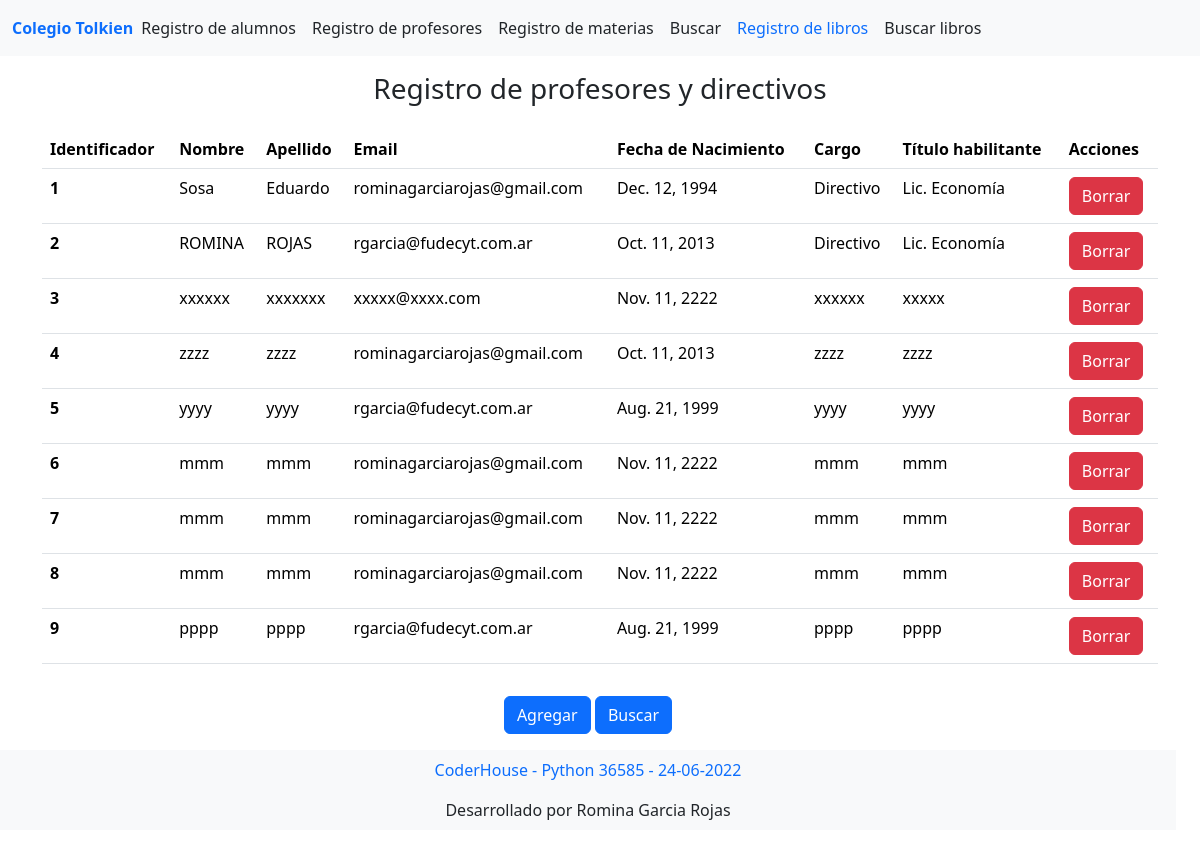
The page /registrop/ on the database as committed earlier.
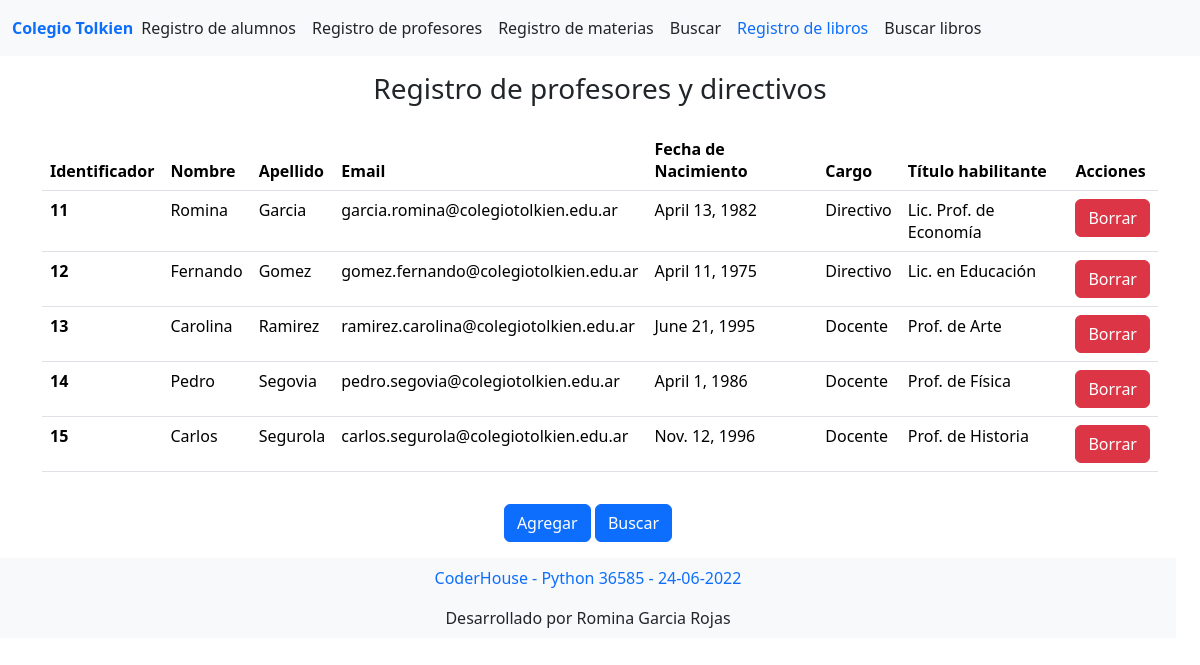
The same page on the database as committed later.
### alumnos/models.py (models this page shows)
class Profesor(models.Model):
    nombre = models.CharField(max_length=100)
    apellido = models.CharField(max_length=100)
    email = models.CharField(max_length=100)
    fecha_nacimiento = models.DateField()
    cargo = models.CharField(max_length=30, default="")
    titulo_habilitante = models.CharField(max_length=100, default="")

### alumnos/views.py (the view)
# urls.py: path('registrop/', views.registrop, name="registrop"),
def registrop(request):
    profesores = Profesor.objects.all()
    template = loader.get_template('alumnos/lista_profesores.html')
    context = {
        'profesores': profesores,
    }
    return HttpResponse(template.render(context, request))

### alumnos/templates/alumnos/lista_profesores.html (shortened to what this page needs)
{% extends "alumnos/index.html" %}
{% load bootstrap5 %}
{% block cuerpo %}
<main>
  <h1 class="fs-3 text text-center text-dark pt-3">Registro de profesores y directivos</h1>
</main>
<div class="container py-3">
    <div class="row">
      <div class="col">
          {% if profesores %}
          <table class="table">
              <thead>
                  <th scope="col">Identificador</th>
                  <th scope="col">Nombre</th>
                  <th scope="col">Apellido</th>
                  <th scope="col">Email</th>
                  <th scope="col">Fecha de Nacimiento</th>
                  <th scope="col">Cargo</th>
                  <th scope="col">Título habilitante</th>
                  <th scope="col">Acciones</th>
              </thead>
              {% for p in profesores %}
              <tbody>
                  <tr>
                      <th scope="row">{{p.id}} </th>
                      <td> {{p.nombre}} </td>
                      <td> {{p.apellido}} </td>
                      <td> {{p.email}} </td>
                      <td> {{p.fecha_nacimiento}} </td>
                      <td> {{p.cargo}}</td>
                      <td> {{p.titulo_habilitante}}</td>
                      {% url 'borrarp' identificador=p.id as borrarp_url %}
                      <td>{% bootstrap_button "Borrar" size="sm" button_class="btn-danger" button_type="link" href=borrarp_url %}</td>
                  </tr>
              </tbody>
              {% endfor %}
          </table>
          {% else %}
              <p>No tienes profesores cargados</p>
          {% endif %}
      </div>
    </div>
  </div>
  <div class="row text-center w-100">
      <div class="col pb-3">
        {% url 'agregarp' as agregarp_url %}
        {% url 'buscarp' as buscarp_url %}
        {% bootstrap_button "Agregar" button_class="btn-primary" button_type="link" href=agregarp_url %}
        {% bootstrap_button "Buscar" button_class="btn-primary" button_type="link" href=buscarp_url %}
      <div>
    <div>
<div class="py-3">
{% endblock %}

Rows that differ between the two databases and show on the page:
removed Profesor: id "1", nombre "Sosa", apellido "Eduardo", email "rominagarciarojas@gmail.com", fecha_nacimiento "Dec. 12, 1994", cargo "Directivo", titulo_habilitante "Lic. Economía", bootstrap_button "Borrar"
removed Profesor: id "2", nombre "ROMINA", apellido "ROJAS", email "rgarcia@fudecyt.com.ar", fecha_nacimiento "Oct. 11, 2013", cargo "Directivo", titulo_habilitante "Lic. Economía", bootstrap_button "Borrar"
removed Profesor: id "3", nombre "xxxxxx", apellido "xxxxxxx", email "xxxxx@xxxx.com", fecha_nacimiento "Nov. 11, 2222", cargo "xxxxxx", titulo_habilitante "xxxxx", bootstrap_button "Borrar"
removed Profesor: id "4", nombre "zzzz", apellido "zzzz", email "rominagarciarojas@gmail.com", fecha_nacimiento "Oct. 11, 2013", cargo "zzzz", titulo_habilitante "zzzz", bootstrap_button "Borrar"
removed Profesor: id "5", nombre "yyyy", apellido "yyyy", email "rgarcia@fudecyt.com.ar", fecha_nacimiento "Aug. 21, 1999", cargo "yyyy", titulo_habilitante "yyyy", bootstrap_button "Borrar"
removed Profesor: id "6", nombre "mmm", apellido "mmm", email "rominagarciarojas@gmail.com", fecha_nacimiento "Nov. 11, 2222", cargo "mmm", titulo_habilitante "mmm", bootstrap_button "Borrar"
removed Profesor: id "7", nombre "mmm", apellido "mmm", email "rominagarciarojas@gmail.com", fecha_nacimiento "Nov. 11, 2222", cargo "mmm", titulo_habilitante "mmm", bootstrap_button "Borrar"
removed Profesor: id "8", nombre "mmm", apellido "mmm", email "rominagarciarojas@gmail.com", fecha_nacimiento "Nov. 11, 2222", cargo "mmm", titulo_habilitante "mmm", bootstrap_button "Borrar"
removed Profesor: id "9", nombre "pppp", apellido "pppp", email "rgarcia@fudecyt.com.ar", fecha_nacimiento "Aug. 21, 1999", cargo "pppp", titulo_habilitante "pppp", bootstrap_button "Borrar"
added Profesor: id "11", nombre "Romina", apellido "Garcia", email "garcia.romina@colegiotolkien.edu.ar", fecha_nacimiento "April 13, 1982", cargo "Directivo", titulo_habilitante "Lic. Prof. de Economía", bootstrap_button "Borrar"
added Profesor: id "12", nombre "Fernando", apellido "Gomez", email "gomez.fernando@colegiotolkien.edu.ar", fecha_nacimiento "April 11, 1975", cargo "Directivo", titulo_habilitante "Lic. en Educación", bootstrap_button "Borrar"
added Profesor: id "13", nombre "Carolina", apellido "Ramirez", email "ramirez.carolina@colegiotolkien.edu.ar", fecha_nacimiento "June 21, 1995", cargo "Docente", titulo_habilitante "Prof. de Arte", bootstrap_button "Borrar"
added Profesor: id "14", nombre "Pedro", apellido "Segovia", email "pedro.segovia@colegiotolkien.edu.ar", fecha_nacimiento "April 1, 1986", cargo "Docente", titulo_habilitante "Prof. de Física", bootstrap_button "Borrar"
added Profesor: id "15", nombre "Carlos", apellido "Segurola", email "carlos.segurola@colegiotolkien.edu.ar", fecha_nacimiento "Nov. 12, 1996", cargo "Docente", titulo_habilitante "Prof. de Historia", bootstrap_button "Borrar"
